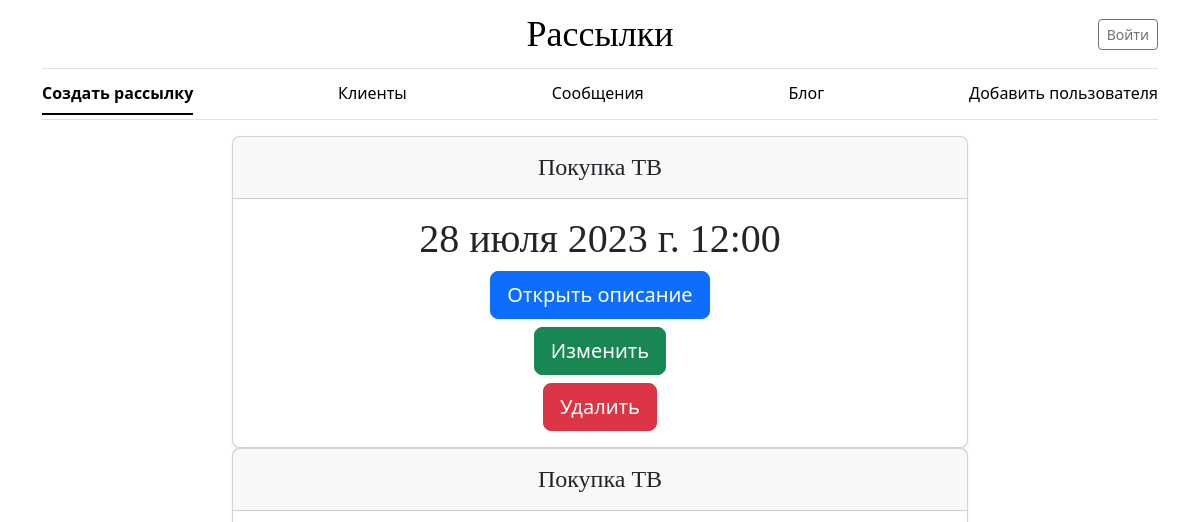
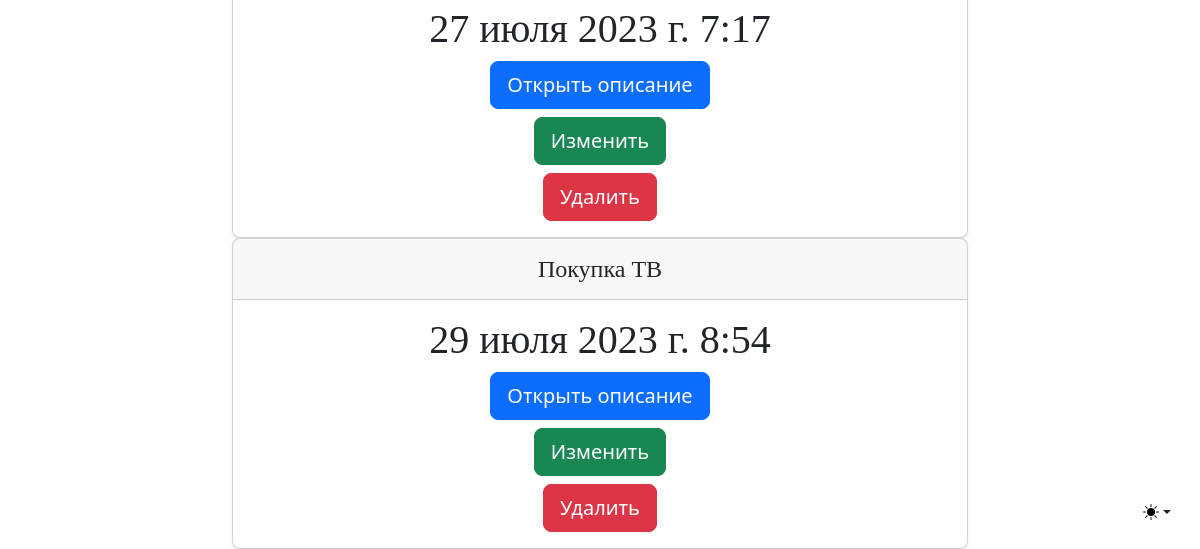
/, run on an earlier commit of the app's database (2 pictures, top to bottom).
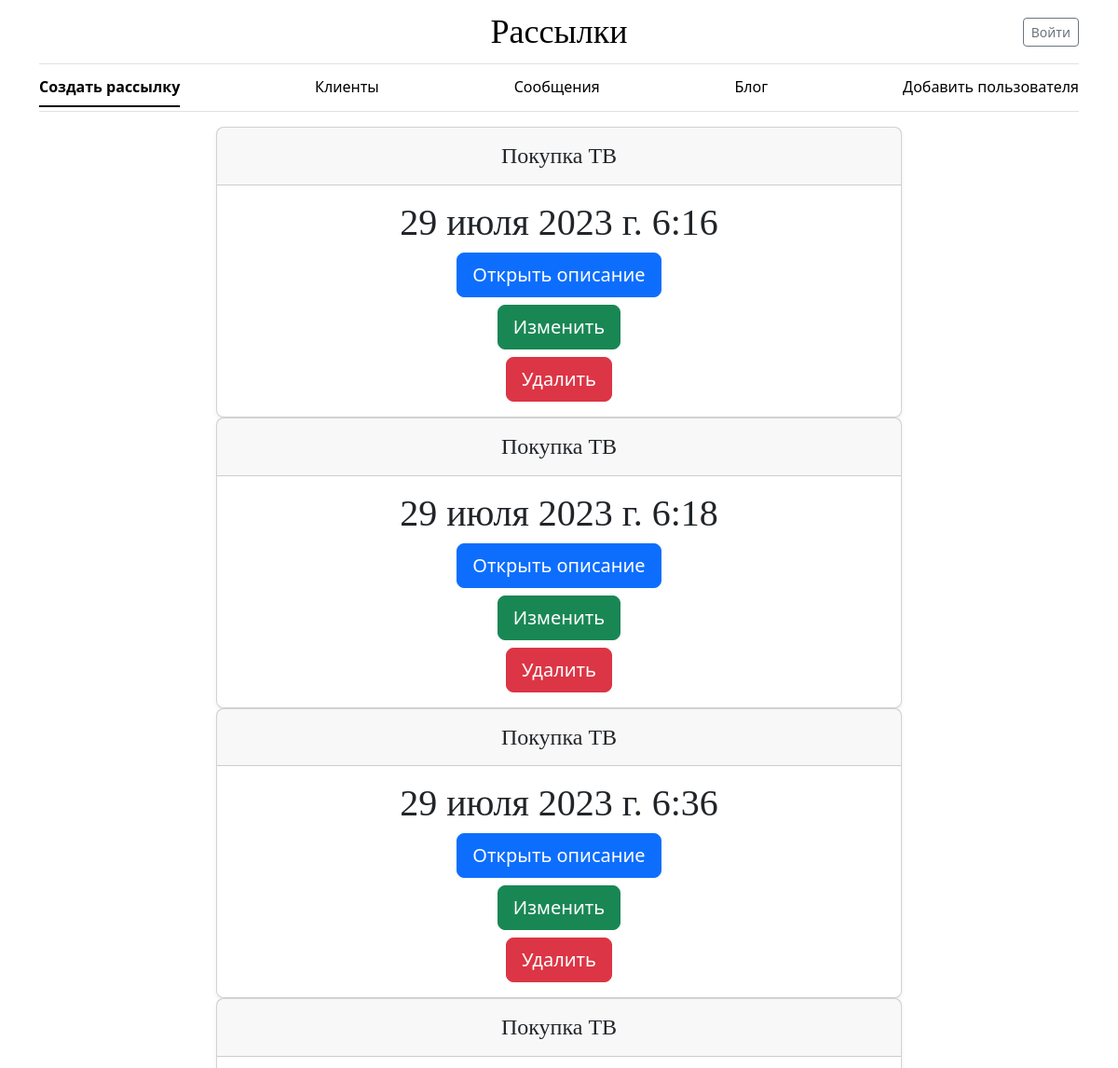
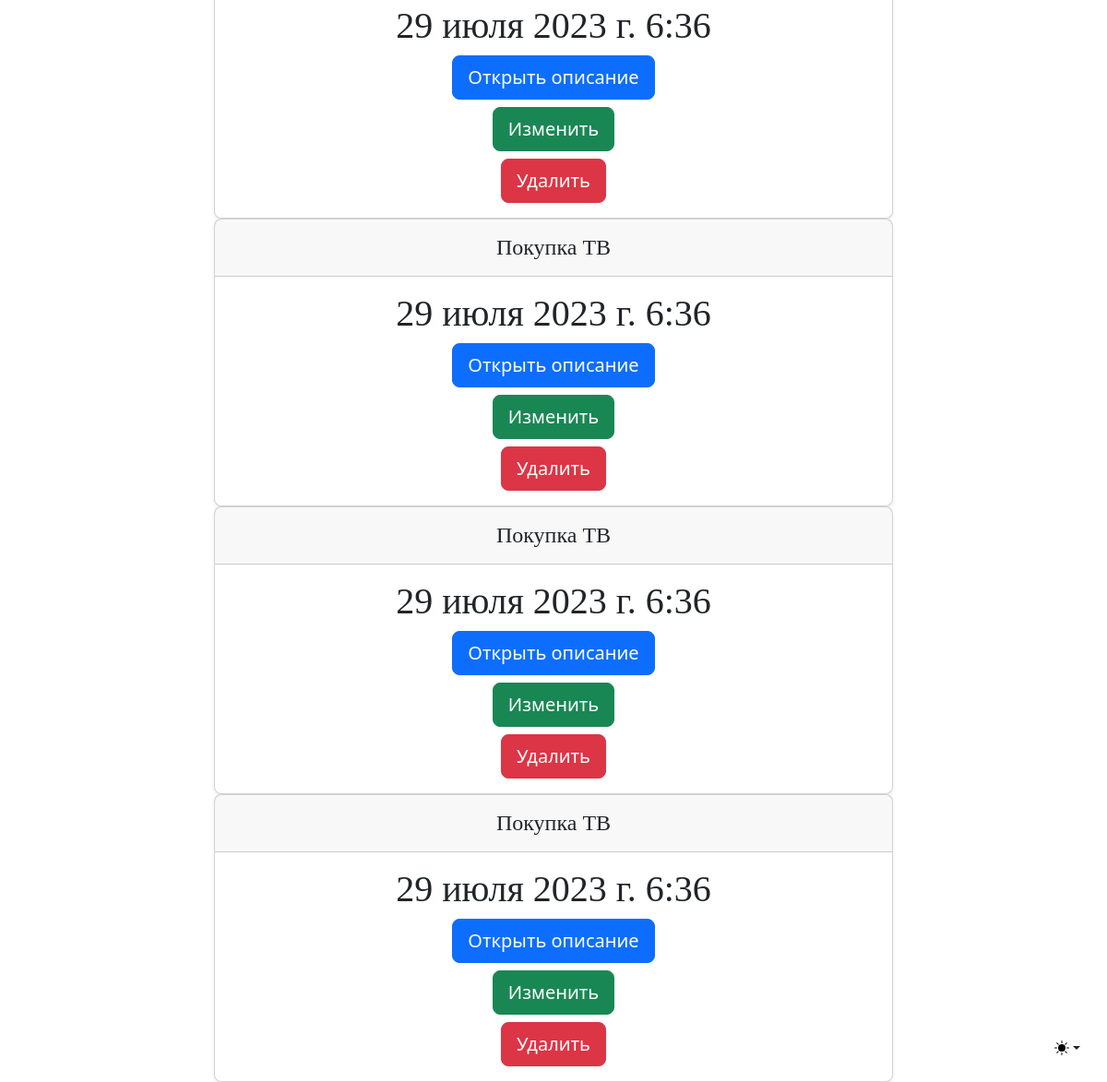
And on a later commit of the database (2 pictures, top to bottom).
### mailing/models.py (models this page shows)
class Setting(models.Model):
    FREQUENCY = [
        (None, 'Не указано'),
        ('OPD', 'Раз в день'),
        ('OPW', 'Раз в неделю'),
        ('OPM', 'Раз в месяц')
    ]
    STATUS = [
        (None, 'Не указано'),
        ('created', 'Создана'),
        ('active', 'Запущена'),
        ('closed', 'Завершена')
    ]
    client = models.ManyToManyField('Client', verbose_name="Клиент")
    message = models.ForeignKey('Message', on_delete=models.CASCADE, verbose_name='Сообщение')
    mailing_time = models.DateTimeField(default=timezone.now, verbose_name='Время отправки')
    frequency_mailing = models.CharField(max_length=3, choices=FREQUENCY,
                                         verbose_name='Переодичность отправки')
    mailing_status = models.CharField(max_length=7, choices=STATUS,
                                      verbose_name='Статус отправки')
    class Meta:
        verbose_name = 'Настройки публикации'
        verbose_name_plural = 'Настройки публикаций'

class Message(models.Model):
    subject_message = models.CharField(max_length=255, **NULLABLE,
                                       verbose_name='Тема сообщения')
    message = models.TextField(**NULLABLE, verbose_name='Сообщение')
    def __str__(self):
        return f'{self.subject_message}'
    class Meta:
        verbose_name = 'Сообщение'
        verbose_name_plural = 'Сообщения'

### mailing/views.py (the view)
# urls.py: path('', SettingListViews.as_view(), name='setting_list'),
class SettingListViews(ListView):
    model = Setting

### mailing/templates/mailing/setting_list.html (shortened to what this page needs)
{% extends 'mailing/base.html' %}
{% block content %}
    {% for object in object_list %}
<div class="container">
  <div class="row justify-content-md-center">
    <div class="col-8 text-center ">
        <div class="card mb-8 rounded-3 shadow-sm">
          <div class="card-header py-3 text-center">
            <h4 class="my-0 fw-normal">{{ object.message }}</h4>
          </div>
          <div class="card-body text-center">
            <h1 class="card-title pricing-card-title">{{ object.mailing_time }}</h1>
                <a class="btn btn-primary btn-lg" href="{% url 'mailing:setting_detail' object.pk %}" role="button">Открыть описание</a>
                <a class="btn btn-success btn-lg" href="{% url 'mailing:setting_update' object.pk %}" role="button">Изменить</a>
                <a class="btn btn-danger btn-lg" href="{% url 'mailing:setting_delete' object.pk %}" role="button">Удалить</a>
          </div>
        </div>
    </div>
  </div>
</div>
    {% endfor %}
{% endblock %}

What changed in the data, as far as the page shows it:
removed Setting: message "Покупка ТВ", mailing_time "28 июля 2023 г. 12:00"
removed Setting: message "Покупка ТВ", mailing_time "27 июля 2023 г. 7:17"
removed Setting: message "Покупка ТВ", mailing_time "29 июля 2023 г. 8:54"
added Setting: message "Покупка ТВ", mailing_time "29 июля 2023 г. 6:16"
added Setting: message "Покупка ТВ", mailing_time "29 июля 2023 г. 6:18"
added Setting: message "Покупка ТВ", mailing_time "29 июля 2023 г. 6:36"
added Setting: message "Покупка ТВ", mailing_time "29 июля 2023 г. 6:36"
added Setting: message "Покупка ТВ", mailing_time "29 июля 2023 г. 6:36"
added Setting: message "Покупка ТВ", mailing_time "29 июля 2023 г. 6:36"
added Setting: message "Покупка ТВ", mailing_time "29 июля 2023 г. 6:36"
